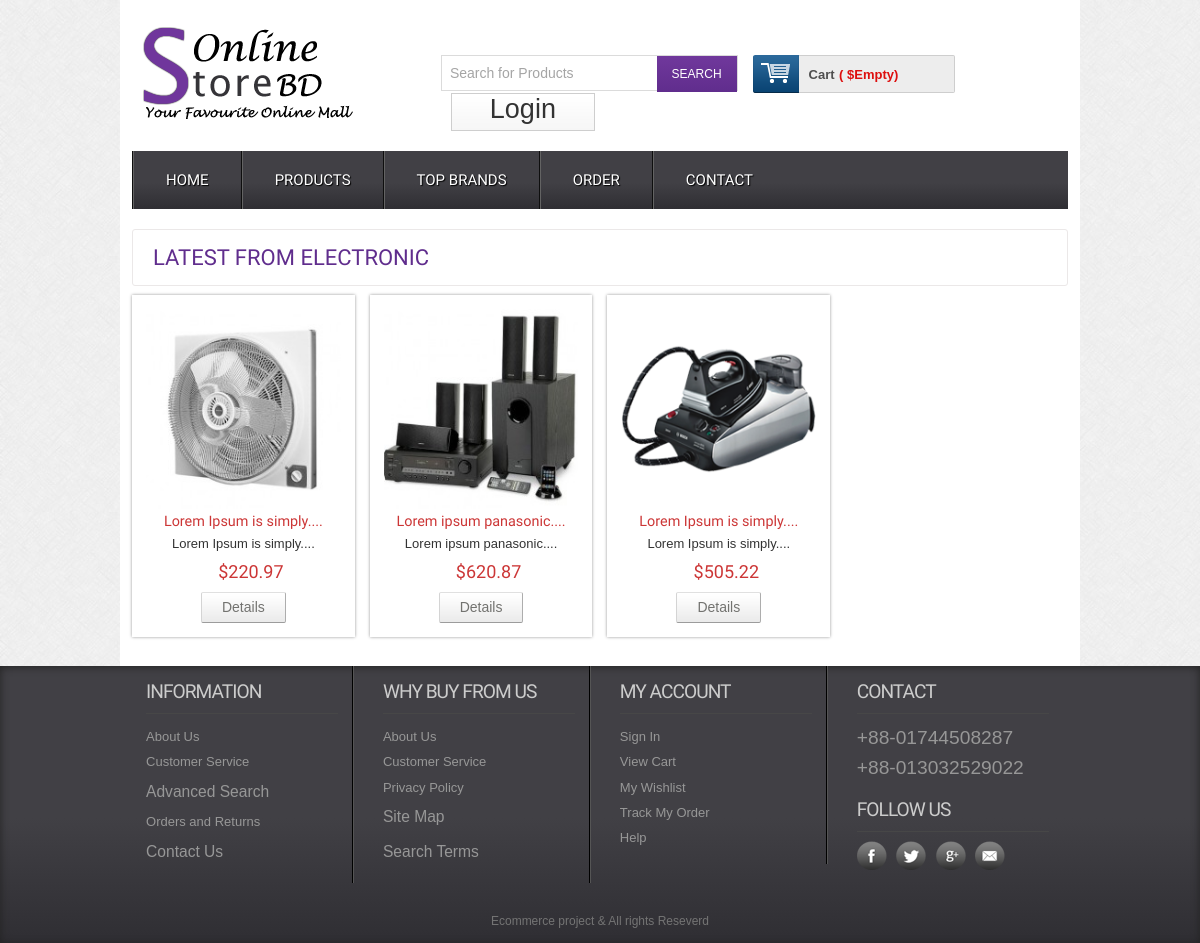
Page /productbycat.php?catid=6 on the committed database.
### tables this page shows
CREATE TABLE `category` (
  `catId` int(11) NOT NULL,
  `catName` varchar(255) NOT NULL,
  `created` timestamp NOT NULL DEFAULT current_timestamp(),
  `updated` timestamp NULL DEFAULT NULL ON UPDATE current_timestamp()
);

CREATE TABLE `product` (
  `productId` int(11) NOT NULL,
  `productName` varchar(255) NOT NULL,
  `brandId` int(11) NOT NULL,
  `catId` int(11) NOT NULL,
  `details` text NOT NULL,
  `price` float(10,2) NOT NULL,
  `image` varchar(255) NOT NULL,
  `type` tinyint(4) NOT NULL DEFAULT 0,
  `status` set('1','2','3') NOT NULL,
  `created` timestamp NOT NULL DEFAULT current_timestamp()
);

### classes/category.php (called while the page is built, shortened)
<?php
$filepath= realpath(dirname(__FILE__));
require_once ($filepath.'/../lib/database.php');
require_once ($filepath.'/../helper/format.php');
?>
<?php
class Category
{
    private $conn;
    function __construct()
    {
        $this->conn = new Database();
    }
    public function productByCat($catid){
       $catid= filter_var($catid,FILTER_VALIDATE_INT);
       $pbycatSQL= "SELECT product.*,category.catName FROM product INNER JOIN category on product.catId=category.catId WHERE product.catId='$catid' ORDER BY product.productId DESC LIMIT 10";
       $pByCat=$this->conn->select($pbycatSQL);
       return $pByCat;
    }
}
?>

### lib/database.php (called while the page is built, shortened)
<?php
Class Database{
 public $db;
function __construct()
{
    $this->host= "localhost";
    $this->user= "root";
    $this->pass= "";
    $this->dbname= "ecoproject";
    $this->db= new mysqli($this->host,$this->user,$this->pass,$this->dbname);
}
public function select($query){
    $result = $this->db->query($query) or die($this->db->error.__LINE__);
    if ($result->num_rows > 0) {
        return $result;
    }else{
        return false;
    }
}
}

### helper/format.php (called while the page is built, shortened)
<?php
class Format{
    public function textShorten($text, $limit=400){
        $text = substr($text,0,$limit);
        $text = $text."....";
        return $text;
    }
}
?>

### productbycat.php (the view, shortened to what this page needs)
<?php
include "inc/header.php";
?>
<?php
if (!isset($_GET['catid']) && $_GET['catid']==NULL) {
		echo "<script>window.location='cart.php';</script>";
}else{
	$catId= $_GET['catid'];
}
?>
 <div class="main">
    <div class="content">
    	<div class="content_top">
    		<div class="heading">
    		<h3>Latest from <?php
			$pByCat= $cat->productByCat($catId);
			if ($pByCat) {
				$catName=$pByCat->fetch_assoc();
				echo $catName['catName'];
			}
			?></h3>
    		</div>
    	</div>
	      <div class="section group">
		  <?php
		 	$pByCat= $cat->productByCat($catId);
			 if ($pByCat) {
				 while ($pByCatRow= $pByCat->fetch_assoc()) {
		  ?>
				<div class="grid_1_of_4 images_1_of_4">
					 <a href="details.php?pid=<?php echo $pByCatRow['productId'];?>"><img src="admin/uploads/<?php echo $pByCatRow['image'];?>" alt="" /></a>
					 <h2><?php echo $fm->textShorten($pByCatRow['productName'],25);?> </h2>
					 <p><?php echo $fm->textShorten($pByCatRow['productName'],25);?></p>
					 <p><span class="price">$<?php echo $pByCatRow['price'];?></span></p>
				     <div class="button"><span><a href="details.php?pid=<?php echo $pByCatRow['productId'];?>" class="details">Details</a></span></div>
				</div>
				<?php }}else{?>
					<h1 style="text-align: center; color:red; font-size:25px;">Product of this Categoy Comming Soon</h1>
				<?php
				}
				?>
			</div>
    </div>
 </div>
</div>
<?php
include "inc/footer.php";
?>

### css/style.css (style rules this page uses)
html,body,div,span,applet,object,iframe,h1,h2,h3,h4,h5,h6,p,blockquote,pre,a,abbr,acronym,address,big,cite,code,del,dfn,em,img,ins,kbd,q,s,samp,small,strike,strong,sub,sup,tt,var,b,u,i,dl,dt,dd,ol,nav ul,nav li,fieldset,form,label,legend,table,caption,tbody,tfoot,thead,tr,th,td,article,aside,canvas,details,embed,figure,figcaption,footer,header,hgroup,menu,nav,output,ruby,section,summary,time,mark,audio,video { margin:0;padding:0;border:0;font-size:100%;font:inherit;vertical-align:baseline; }
a { text-decoration:none; }
img { max-width:100%; }
body { font-family:Arial, Helvetica, sans-serif; background:url(../images/body_bg3.jpg); }
.section { clear: both; padding: 0px; margin: 0px; }
.group:before, .group:after { content:""; display:table; }
.group:after { clear:both; }
.group { zoom:1; }
.content { padding:20px 0; background:#FFF; }
.content h2 { font-size:23px; color:#6C6C6C; font-family: 'Monda', sans-serif; }
.content_top { padding:15px 20px; border:1px solid #EBE8E8; border-radius:3px; }
.heading { float:left; margin-right:10%; }
.heading h3 { font-family: 'Monda', sans-serif; font-size:22px; color:#602D8D; text-transform:uppercase; }
.grid_1_of_4 { display: block; float:left; margin: 1% 0 1% 1.6%; box-shadow: 0px 0px 3px rgb(150, 150, 150); }
.grid_1_of_4:first-child { margin-left: 0; }
.images_1_of_4 { width: 20.8%; padding:1.5%; text-align:center; position:relative; }
.images_1_of_4 img { max-width:100%; height: 200px; }
.images_1_of_4 h2 { color: #CC3636; font-family: 'Monda', sans-serif; font-size:0.9em; font-weight : normal; }
.images_1_of_4 p { font-size:0.8125em; padding:0.4em 0; color: #333; }
.images_1_of_4 p span.price { font-size:18px; font-family: 'Monda', sans-serif; color: #CC3636; margin-left:15px; }
.images_1_of_4 .button { float: left; line-height: 1.9em; margin-top: 0.3em; width: 100%; }
.images_1_of_4 .button a { padding:7px 20px; font-size:0.8em; }
.images_1_of_4 .button a { font-family: "Trebuchet MS",Arial,Helvetica,sans-serif; font-size: 14px; line-height: 15px; text-transform: none; color: #737370; text-decoration: none!important; background: url(../images/button-bg.png) repeat-x 0 0 #E8E8E8; display: inline-block; border-left: 1px solid #D4D4D4!important; border-right: 1px solid #ADADAD!important; border-top: 1px solid #E0E0E0!important; border-bottom: 1px solid #9C9C9C!important; cursor: pointer!important; margin: 0 2px; border-radius: 2px; -moz-border-radius: 2px; -webkit-border-radius: 2px; -webkit-transition: all 0.5s ease; -moz-transition: all 0.5s ease; -o-transition: all 0.5s ease; transition: all 0.5s ease; }

### rows in the picture
category: catName "ELECTRONIC"
product: image (picture), productName "Lorem Ipsum is simply....", price "220.97"
product: image (picture), productName "Lorem ipsum panasonic....", price "620.87"
product: image (picture), productName "Lorem Ipsum is simply....", price "505.22"
